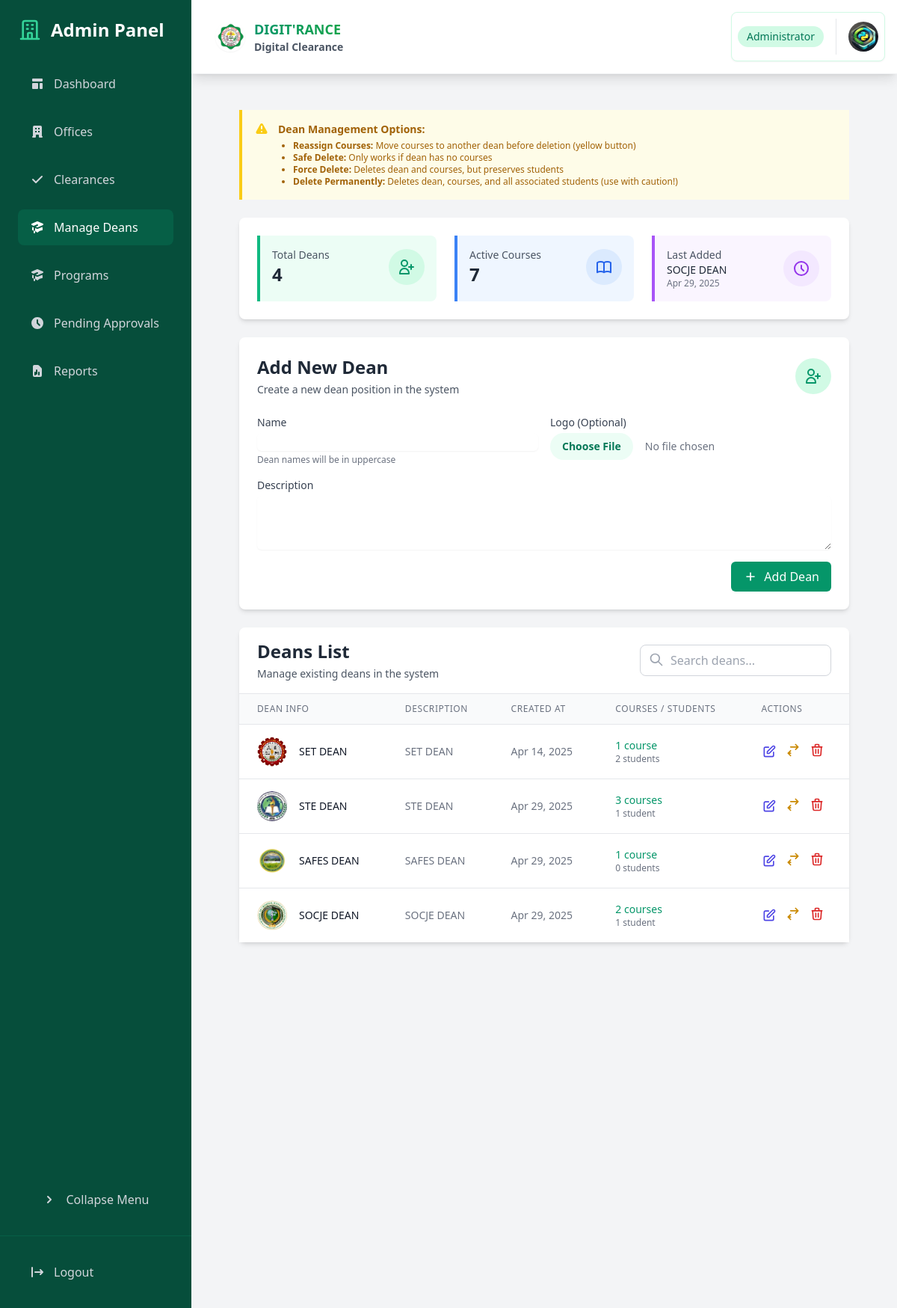
/dashboard/admin/deans/ (signed in), run on the app's committed database.
### core/models.py (models this page shows, shortened)
class Dean(models.Model):
    name = models.CharField(max_length=100, unique=True)
    logo = models.ImageField(upload_to='dean_logos/', blank=True, null=True)
    description = models.TextField(blank=True, null=True)
    created_at = models.DateTimeField(auto_now_add=True)

### core/views.py (the view, shortened to what this page needs)
# urls.py: path('dashboard/admin/deans/', views.admin_deans, name='admin_deans'),
@login_required
@user_passes_test(lambda u: u.is_superuser)
def admin_deans(request):
    deans = Dean.objects.all()
    total_courses = Course.objects.count()
    latest_dean = deans.order_by('-created_at').first() if deans.exists() else None
    for dean in deans:
        dean.course_count = dean.courses.count()
        dean.student_count = Student.objects.filter(course__dean=dean).count()
    return render(request, 'admin/deans.html', {
        'deans': deans,
        'total_courses': total_courses,
        'latest_dean': latest_dean
    })

### core/models.py (called while the page is built)
    def get_profile_picture_url(self):
        return self.profile_picture.url if self.profile_picture else static('img/default-profile.png')

### templates/admin/deans.html (shortened to what this page needs)
{% extends 'admin/base_admin.html' %}
{% block admin_content %}
<div class="space-y-6">
    <div class="bg-yellow-50 border-l-4 border-yellow-400 p-4 mb-4">
        <div class="flex">
            <div class="flex-shrink-0">
            </div>
            <div class="ml-3">
                <p class="text-sm text-yellow-700">
                    <strong>Dean Management Options:</strong>
                </p>
                <ul class="list-disc ml-5 text-xs text-yellow-700 mt-1">
                    <li><strong>Reassign Courses:</strong> Move courses to another dean before deletion (yellow button)</li>
                    <li><strong>Safe Delete:</strong> Only works if dean has no courses</li>
                    <li><strong>Force Delete:</strong> Deletes dean and courses, but preserves students</li>
                    <li><strong>Delete Permanently:</strong> Deletes dean, courses, and all associated students (use with caution!)</li>
                </ul>
            </div>
        </div>
    </div>
    <div class="bg-white rounded-lg shadow-md p-6">
        <div class="grid grid-cols-1 md:grid-cols-3 gap-6">
            <div class="border-l-4 border-emerald-500 bg-emerald-50 p-4 rounded-r-lg">
                <div class="flex items-center justify-between">
                    <div>
                        <p class="text-sm text-gray-600">Total Deans</p>
                        <h3 class="text-2xl font-bold text-gray-800">{{ deans.count }}</h3>
                    </div>
                    <div class="p-3 bg-emerald-100 rounded-full">
                        <svg class="w-6 h-6 text-emerald-600" fill="none" stroke="currentColor" viewBox="0 0 24 24">
                            <path stroke-linecap="round" stroke-linejoin="round" stroke-width="2" d="M18 9v3m0 0v3m0-3h3m-3 0h-3m-2-5a4 4 0 11-8 0 4 4 0 018 0zM3 20a6 6 0 0112 0v1H3v-1z" />
                        </svg>
                    </div>
                </div>
            </div>
            <div class="border-l-4 border-blue-500 bg-blue-50 p-4 rounded-r-lg">
                <div class="flex items-center justify-between">
                    <div>
                        <p class="text-sm text-gray-600">Active Courses</p>
                        <h3 class="text-2xl font-bold text-gray-800">{{ total_courses }}</h3>
                    </div>
                    <div class="p-3 bg-blue-100 rounded-full">
                    </div>
                </div>
            </div>
            <div class="border-l-4 border-purple-500 bg-purple-50 p-4 rounded-r-lg">
                <div class="flex items-center justify-between">
                    <div>
                        <p class="text-sm text-gray-600">Last Added</p>
                        <h3 class="text-sm font-medium text-gray-800">{{ latest_dean.name|default:"No deans yet" }}</h3>
                        {% if latest_dean %}
                        <p class="text-xs text-gray-500">{{ latest_dean.created_at|date:"M d, Y" }}</p>
                        {% endif %}
                    </div>
                    <div class="p-3 bg-purple-100 rounded-full">
                        <svg class="w-6 h-6 text-purple-600" fill="none" stroke="currentColor" viewBox="0 0 24 24">
                            <path stroke-linecap="round" stroke-linejoin="round" stroke-width="2" d="M12 8v4l3 3m6-3a9 9 0 11-18 0 9 9 0 0118 0z" />
                        </svg>
                    </div>
                </div>
            </div>
        </div>
    </div>
    <div class="bg-white rounded-lg shadow-md p-6 transform hover:shadow-lg transition-all duration-300">
        <div class="flex items-center justify-between mb-6">
            <div>
                <h2 class="text-2xl font-bold text-gray-800">Add New Dean</h2>
                <p class="text-sm text-gray-600 mt-1">Create a new dean position in the system</p>
            </div>
            <div class="p-3 bg-emerald-100 rounded-full">
                <svg class="w-6 h-6 text-emerald-600" fill="none" stroke="currentColor" viewBox="0 0 24 24">
                    <path stroke-linecap="round" stroke-linejoin="round" stroke-width="2" d="M18 9v3m0 0v3m0-3h3m-3 0h-3m-2-5a4 4 0 11-8 0 4 4 0 018 0zM3 20a6 6 0 0112 0v1H3v-1z" />
                </svg>
            </div>
        </div>
        <form method="POST" enctype="multipart/form-data" class="space-y-4">
            <div class="grid grid-cols-1 md:grid-cols-2 gap-4">
                <div>
                    <label for="name" class="block text-sm font-medium text-gray-700">Name</label>
                    <input type="text" name="name" id="name" required oninput="this.value = this.value.toUpperCase()"
                        class="mt-1 block w-full rounded-md border-gray-300 shadow-sm focus:border-emerald-500 focus:ring-emerald-500 transition-colors">
                    <p class="text-xs text-gray-500 mt-1">Dean names will be in uppercase</p>
                </div>
                <div>
                    <label for="logo" class="block text-sm font-medium text-gray-700">Logo (Optional)</label>
                    <input type="file" name="logo" id="logo" accept="image/*"
                        class="mt-1 block w-full text-sm text-gray-500 file:mr-4 file:py-2 file:px-4 file:rounded-full file:border-0 file:text-sm file:font-semibold file:bg-emerald-50 file:text-emerald-700 hover:file:bg-emerald-100">
                </div>
                <div class="md:col-span-2">
                    <label for="description" class="block text-sm font-medium text-gray-700">Description</label>
                    <textarea name="description" id="description" rows="3"
                        class="mt-1 block w-full rounded-md border-gray-300 shadow-sm focus:border-emerald-500 focus:ring-emerald-500 transition-colors"></textarea>
                </div>
            </div>
            <div class="flex justify-end mt-6">
                <button type="submit"
                    class="inline-flex items-center px-4 py-2 bg-emerald-600 text-white rounded-md hover:bg-emerald-700 focus:outline-none focus:ring-2 focus:ring-offset-2 focus:ring-emerald-500 transition-colors">
                    <svg class="w-5 h-5 mr-2" fill="none" stroke="currentColor" viewBox="0 0 24 24">
                        <path stroke-linecap="round" stroke-linejoin="round" stroke-width="2" d="M12 6v6m0 0v6m0-6h6m-6 0H6" />
                    </svg>
                    Add Dean
                </button>
            </div>
        </form>
    </div>
    <div class="bg-white rounded-lg shadow-md">
        <div class="px-6 py-4 border-b border-gray-200">
            <div class="flex items-center justify-between">
                <div>
                    <h2 class="text-2xl font-bold text-gray-800">Deans List</h2>
                    <p class="text-sm text-gray-600 mt-1">Manage existing deans in the system</p>
                </div>
                <div class="relative">
                    <input type="text" id="searchDeans" placeholder="Search deans..."
                        class="w-64 pl-10 pr-4 py-2 border border-gray-300 rounded-lg focus:outline-none focus:ring-2 focus:ring-emerald-500">
                    <div class="absolute left-3 top-2.5 text-gray-400">
                        <svg class="w-5 h-5" fill="none" stroke="currentColor" viewBox="0 0 24 24">
                            <path stroke-linecap="round" stroke-linejoin="round" stroke-width="2" d="M21 21l-6-6m2-5a7 7 0 11-14 0 7 7 0 0114 0z" />
                        </svg>
                    </div>
                </div>
            </div>
        </div>
        <div class="overflow-x-auto">
            <table class="min-w-full divide-y divide-gray-200">
                <thead class="bg-gray-50">
                    <tr>
                        <th class="px-6 py-3 text-left text-xs font-medium text-gray-500 uppercase tracking-wider">Dean Info</th>
                        <th class="px-6 py-3 text-left text-xs font-medium text-gray-500 uppercase tracking-wider">Description</th>
                        <th class="px-6 py-3 text-left text-xs font-medium text-gray-500 uppercase tracking-wider">Created At</th>
                        <th class="px-6 py-3 text-left text-xs font-medium text-gray-500 uppercase tracking-wider">Courses / Students</th>
                        <th class="px-6 py-3 text-left text-xs font-medium text-gray-500 uppercase tracking-wider">Actions</th>
                    </tr>
                </thead>
                <tbody class="bg-white divide-y divide-gray-200">
                    {% for dean in deans %}
                    <tr class="hover:bg-gray-50 transition-colors">
                        <td class="px-6 py-4 whitespace-nowrap">
                            <div class="flex items-center">
                                {% if dean.logo %}
                                <img src="{{ dean.logo.url }}" alt="{{ dean.name }}" class="h-10 w-10 rounded-full object-cover">
                                {% else %}
                                <div class="flex-shrink-0 h-10 w-10 bg-emerald-100 rounded-full flex items-center justify-center">
                                    <span class="text-emerald-600 font-medium">{{ dean.name|slice:":2" }}</span>
                                </div>
                                {% endif %}
                                <div class="ml-4">
                                    <div class="text-sm font-medium text-gray-900">{{ dean.name|upper }}</div>
                                </div>
                            </div>
                        </td>
                        <td class="px-6 py-4">
                            <div class="text-sm text-gray-500">{{ dean.description|default:"-"|truncatechars:100 }}</div>
                        </td>
                        <td class="px-6 py-4 whitespace-nowrap text-sm text-gray-500">
                            {{ dean.created_at|date:"M d, Y" }}
                        </td>
                        <td class="px-6 py-4 whitespace-nowrap text-sm text-gray-500">
                            <div class="flex flex-col">
                                <span class="font-medium text-emerald-600">{{ dean.course_count }} course{{ dean.course_count|pluralize }}</span>
                                <span class="text-xs text-gray-500">{{ dean.student_count }} student{{ dean.student_count|pluralize }}</span>
                            </div>
                        </td>
                        <td class="px-6 py-4 whitespace-nowrap text-sm font-medium">
                            <div class="flex items-center space-x-3">
                                <button onclick="editDean('{{ dean.id }}')"
                                    class="text-indigo-600 hover:text-indigo-900 transition-colors" title="Edit Dean">
                                    <svg class="w-5 h-5" fill="none" stroke="currentColor" viewBox="0 0 24 24">
                                        <path stroke-linecap="round" stroke-linejoin="round" stroke-width="2" d="M11 5H6a2 2 0 00-2 2v11a2 2 0 002 2h11a2 2 0 002-2v-5m-1.414-9.414a2 2 0 112.828 2.828L11.828 15H9v-2.828l8.586-8.586z" />
                                    </svg>
                                </button>
                                {% if dean.course_count > 0 %}
                                <form method="POST" class="inline">
                                    <button type="submit"
                                            class="text-yellow-600 hover:text-yellow-900 transition-colors"
                                            title="Reassign Courses">
                                        <svg class="w-5 h-5" fill="none" stroke="currentColor" viewBox="0 0 24 24">
                                            <path stroke-linecap="round" stroke-linejoin="round" stroke-width="2" d="M8 7h12m0 0l-4-4m4 4l-4 4m-8 6H4m0 0l4 4m-4-4l4-4" />
                                        </svg>
                                    </button>
                                </form>
                                {% endif %}
                                <div class="relative" x-data="{ open: false }">
                                    <button @click="open = !open" type="button"
                                            class="text-red-600 hover:text-red-900 transition-colors"
                                            title="Delete Options">
                                        <svg class="w-5 h-5" fill="none" stroke="currentColor" viewBox="0 0 24 24">
                                            <path stroke-linecap="round" stroke-linejoin="round" stroke-width="2" d="M19 7l-.867 12.142A2 2 0 0116.138 21H7.862a2 2 0 01-1.995-1.858L5 7m5 4v6m4-6v6m1-10V4a1 1 0 00-1-1h-4a1 1 0 00-1 1v3M4 7h16" />
                                        </svg>
                                    </button>
                                </div>
                            </div>
                        </td>
                    </tr>
                    {% empty %}
                    <tr>
                        <td colspan="4" class="px-6 py-4 text-center text-gray-500">
                            No deans found in the system
                        </td>
                    </tr>
                    {% endfor %}
                </tbody>
            </table>
        </div>
    </div>
</div>
{% endblock %}

### data on the page
Dean: name "SOCJE DEAN", created_at "Apr 29, 2025", logo (picture), description "SOCJE DEAN", course_count "2", student_count "1"
Dean: logo (picture), name "SET DEAN", description "SET DEAN", created_at "Apr 14, 2025", course_count "1", student_count "2"
Dean: logo (picture), name "STE DEAN", description "STE DEAN", created_at "Apr 29, 2025", course_count "3", student_count "1"
Dean: logo (picture), name "SAFES DEAN", description "SAFES DEAN", created_at "Apr 29, 2025", course_count "1", student_count "0"

### other printed values
{{ deans.count }} "4"
{{ total_courses }} "7"
